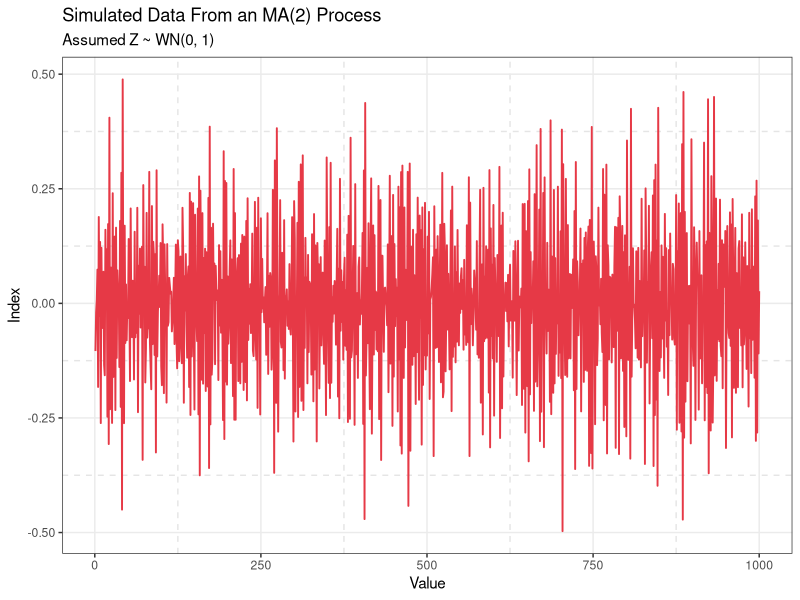
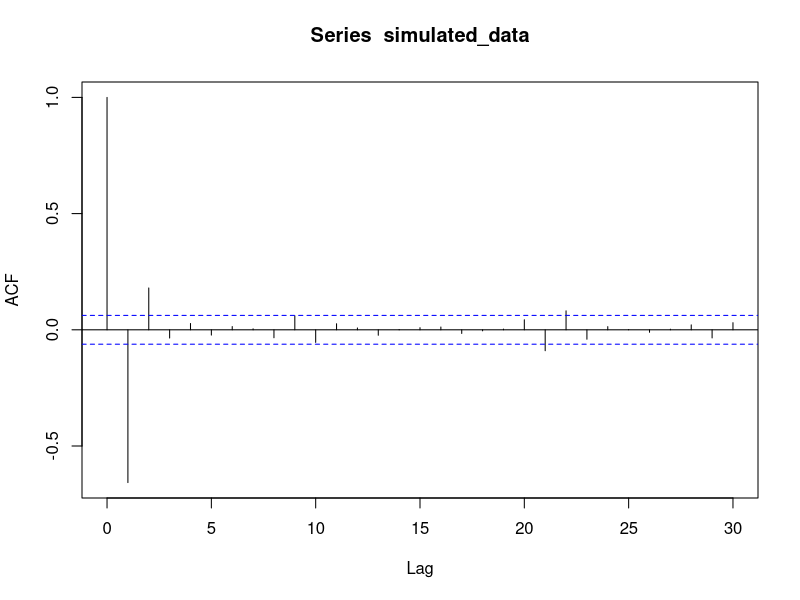
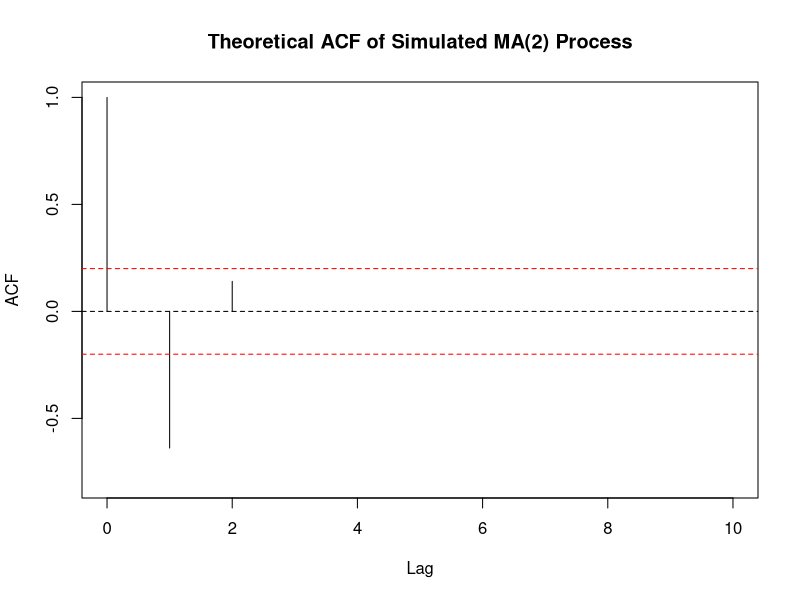
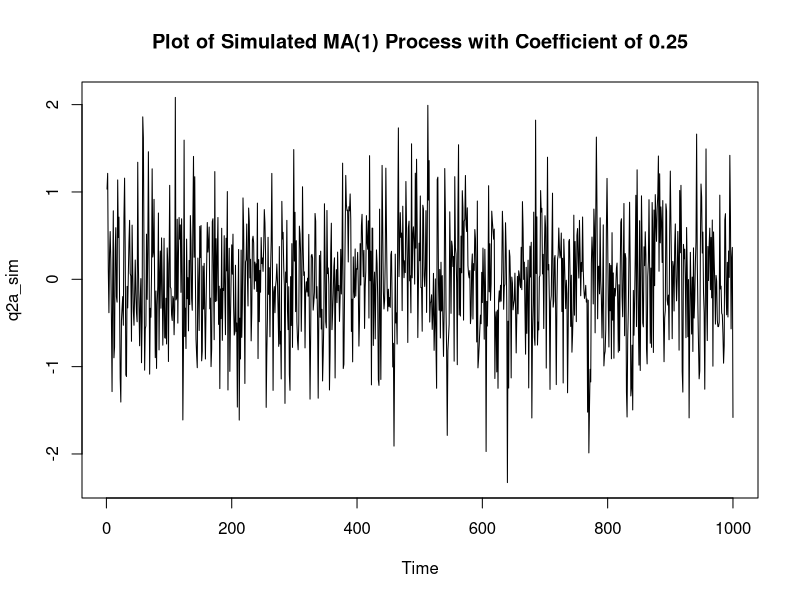
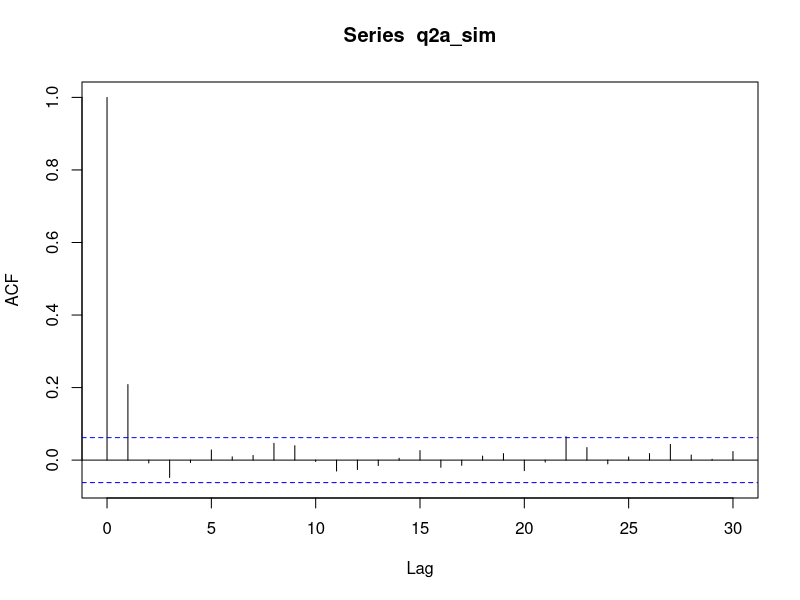
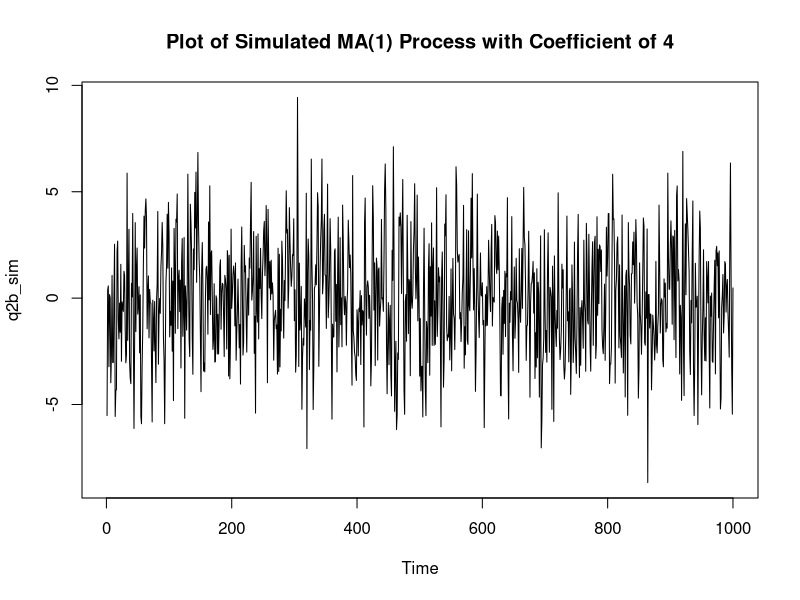
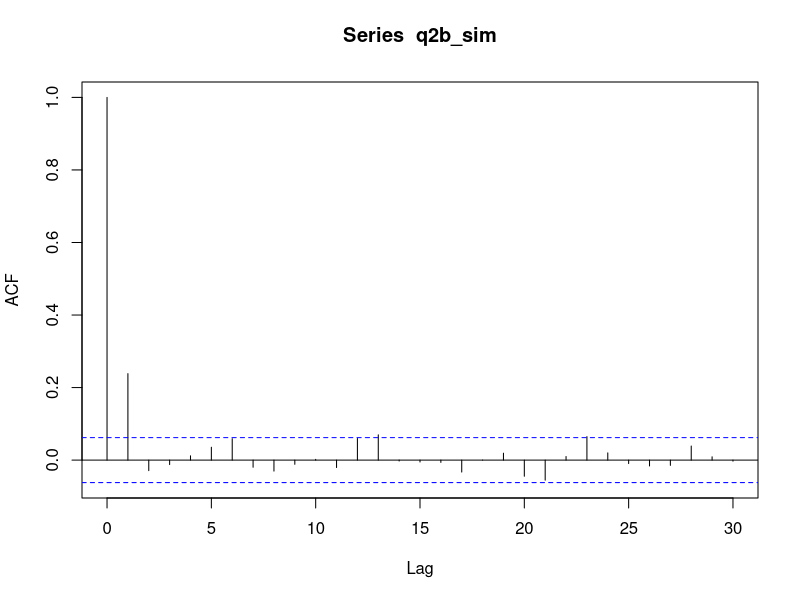
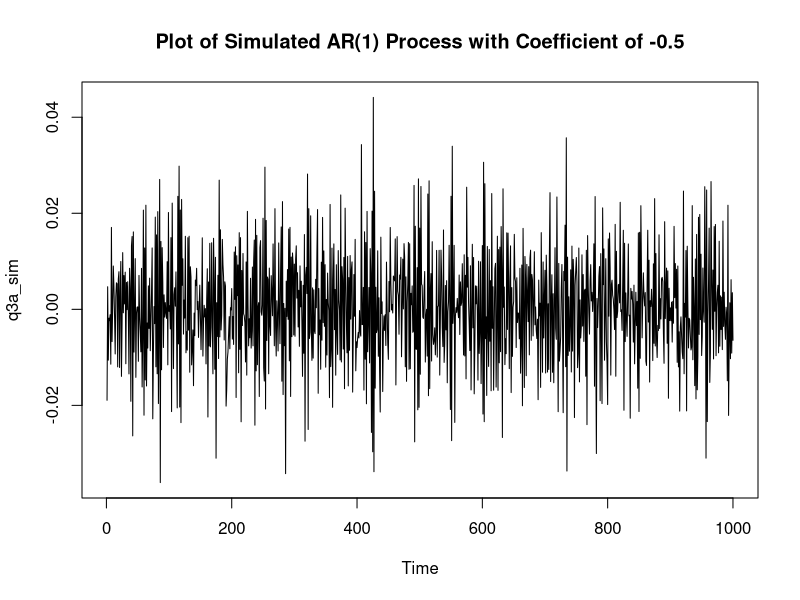

These charts were generated, in order, by the following R code:
## ---- chunk 1
knitr::opts_chunk$set(echo = TRUE)
library(zoo)
library(tseries)
library(ggplot2)
## ---- chunk 2
coefs = c(-1.3, 0.4)

# simulate the MA(2) process
simulated_data <- arima.sim(n = 1000, 
                            model = list(ma = coefs),
                            sd = sqrt(0.01))
## ---- chunk 3
p1data = fortify.zoo(simulated_data)
p1 <- ggplot(p1data, aes(x = Index, y = simulated_data)) +
  geom_line(color = "#E63946", linewidth = 0.65) +
  labs(
    title = "Simulated Data From an MA(2) Process",
    subtitle = "Assumed Z ~ WN(0, 1)",
    x = "Value",
    y = "Index"
  ) + theme_bw() +
  theme(panel.grid.minor = element_line(
    color = "grey90",
    linetype = "dashed",
    linewidth = 0.5
  ))
print(p1)
## ---- chunk 4
acf(simulated_data)
## ---- chunk 5
#  theoretical ACF for an MA(2) process
acf_values <- ARMAacf(ma = c(-1.3, 0.4), lag.max = 10)

# plotted theoretical ACF
plot(acf_values, x = 0:(length(acf_values)-1), type = "h", 
     main = "Theoretical ACF of Simulated MA(2) Process", 
     xlab = "Lag", ylab = "ACF", ylim = c(-0.8, 1))
abline(h = 0, lty = 'dashed')
abline(h = -0.2, lty = 'dashed', col = 'red')
abline(h = 0.2, lty = 'dashed', col = 'red')
## ---- chunk 6
### MA(1) proc with a coefficient of 0.4
q2a_sim <- arima.sim(n = 1000, model = list(ma = c(0.25)), sd = sqrt(0.4))
plot(q2a_sim, main = "Plot of Simulated MA(1) Process with Coefficient of 0.25")
acf(q2a_sim)
## ---- chunk 7
### MA(1) proc with a coefficient of 4
q2b_sim <- arima.sim(n = 1000, model = list(ma = c(4)), sd = sqrt(0.4))
plot(q2b_sim, main = "Plot of Simulated MA(1) Process with Coefficient of 4")
acf(q2b_sim)
## ---- chunk 8
### AR(1) proc
alpha = -0.5
q3a_sim <- arima.sim(n = 1000, model = list(ar = c(alpha)), sd = 0.01)

plot(q3a_sim, main = "Plot of Simulated AR(1) Process with Coefficient of -0.5")

acf(q3a_sim)
## ---- chunk 9
### AR(1) proc
alpha_75 <- arima.sim(n = 1000, model = list(ar = c(-0.75)), sd = 0.01)
### AR(1) proc
alpha_90 <- arima.sim(n = 1000, model = list(ar = c(-0.90)), sd = 0.01)
### AR(1) proc
alpha_100 <- arima.sim(n = 1000, model = list(ar = c(-0.999999)), sd = 0.01)
# comparsion
acf(alpha_75)
acf(alpha_90)
acf(alpha_100)
## ---- chunk 10
### AR(1) proc
alpha_1 <- arima.sim(n = 1000, model = list(ar = c(-0.1)), sd = 0.01)
### AR(1) proc
alpha_01 <- arima.sim(n = 1000, model = list(ar = c(-0.01)), sd = 0.01)
### AR(1) proc
alpha_smol <- arima.sim(n = 1000, model = list(ar = c(-1e-9)), sd = 0.01)
# comparsion
acf(alpha_1)
acf(alpha_01)
acf(alpha_smol)
## ---- chunk 11
### AR(1) proc
alpha_plus <- arima.sim(n = 1000, model = list(ar = c(0.8)), sd = 0.01)
### AR(1) proc
alpha_minus <- arima.sim(n = 1000, model = list(ar = c(-0.8)), sd = 0.01)
acf(alpha_plus)
acf(alpha_minus)
